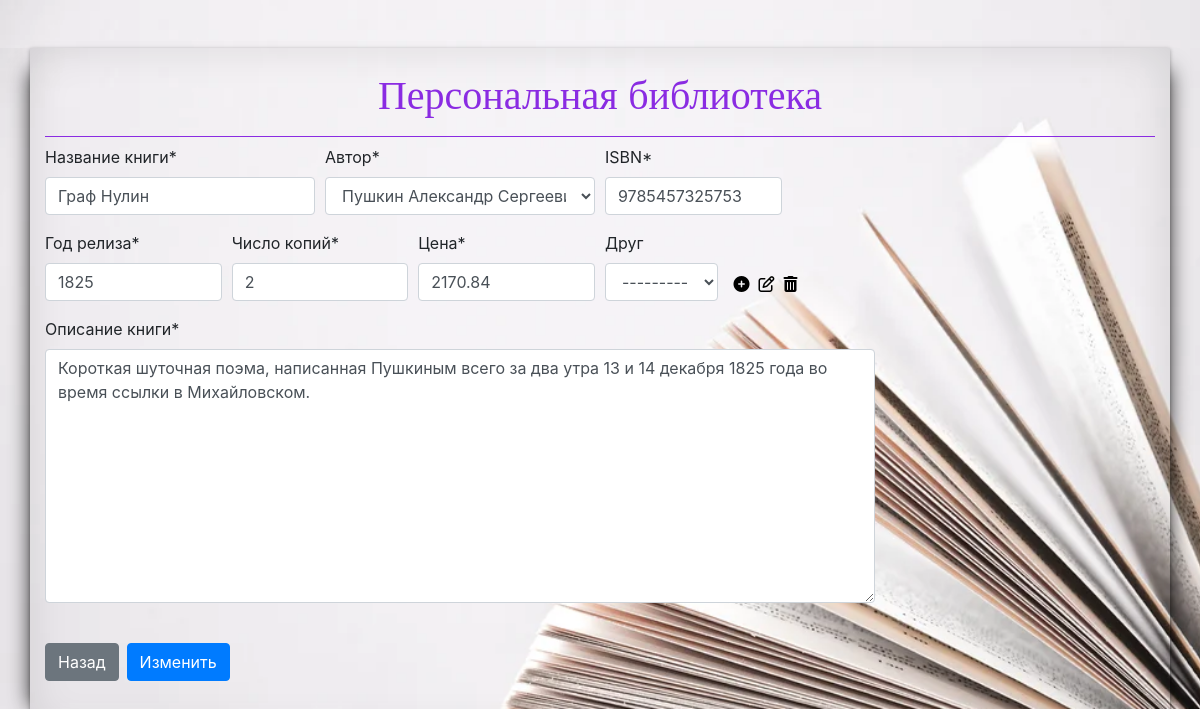
The app's page /library/book/5/update?page=1 with its own data.
### p_library/models.py (models this page shows, shortened)
class Book(models.Model):
    ISBN = models.CharField(max_length=13)
    title = models.CharField(max_length=50, unique=True,)
    description = models.TextField()
    year_release = models.SmallIntegerField()
    copy_count = models.SmallIntegerField(default=1)
    price = models.DecimalField(default=None, max_digits=19, decimal_places=2)
    author = models.ForeignKey(
        Author, on_delete=models.CASCADE, related_name='author_books')
    friend = models.ForeignKey(Friend, on_delete=models.SET_NULL,
                               related_name='friend_books', null=True, blank=True)

### p_library/views.py (the view, shortened to what this page needs)
# urls.py: path('book/<int:book_id>/update', BookUpdateView.as_view(), name='book_update'),
class BookUpdateView(SuccessMessageMixin, UpdateView, BookEditView, BookEditMixin, BookMixin):
    template_name = 'book_update.html'
    model = Book
    form_class = BookForm
    pk_url_kwarg = 'book_id'
    success_message = 'Данные книги успешно изменены'

### p_library/forms.py
class BookForm(forms.ModelForm):
    class Meta:
        model = Book
        fields = '__all__'
        labels = {
            'title': 'Название  книги',
            'description': 'Описание книги',
            'year_release': 'Год релиза',
            'copy_count':'Число копий',
            'price': 'Цена',
            'author': 'Автор',
            'friend': 'Друг'
        }
        help_text = {'title': 'Должно быть уникальным',}
        widgets = {
            'description': forms.Textarea(attrs={'cols': 3, 'rows': 10})
        }

### p_library/models.py (called while the page is built)
    def __str__(self):
        return self.full_name

    def __str__(self):
        return self.name

### p_library/views.py (called while the page is built)
    def get_context_data(self, **kwargs):
        context = super().get_context_data(**kwargs)
        context['authors'] = Author.objects.order_by('full_name')
        return context

    def get_context_data(self, **kwargs):
        context = super().get_context_data(**kwargs)
        if self.author_by == None:
            author_by = Book.objects.get(
                pk=self.kwargs['book_id'] or 1).author
            context['author_by'] = author_by
        else:
            context['author_by'] = self.author_by
        return context

    def get_context_data(self, **kwargs):
        context = super().get_context_data(**kwargs)
        context['pn'] = self.request.GET.get('page', 1)
        return context

### templates/book_update.html (shortened to what this page needs)
{% extends 'base.html' %}
{% load crispy_forms_tags %}
{% block main %}
  <form action="" method="post">
    <div class="form-row">
        <div class="form-group col-3 mb-0">
            {{ form.title|as_crispy_field }}
        </div>
        <div class="form-group col-3 mb-0">
            {{ form.author|as_crispy_field }}
        </div>
        <div class="form-group col-2 mb-0">
            {{ form.ISBN|as_crispy_field }}
        </div>
    </div>
    <div class="form-row">
        <div class="form-group col-2 mb-0">
            {{ form.year_release|as_crispy_field }}
        </div>
        <div class="form-group col-2 mb-0">
            {{ form.copy_count|as_crispy_field }}
        </div>
        <div class="form-group col-2 mb-0">
            {{ form.price|as_crispy_field }}
        </div>
        <div id="addfriend" class="form-group d-flex align-items-center col-3 mb-0">
            {{ form.friend|as_crispy_field }}
            <div class="addfriend__icons">
                <a href="{% url 'p_library:friend_edit' book_id=book.id %}"><i class="fas fa-plus-circle" data-toggle="modal" data-target="#FriendEditModal"></i></a>
                <a href=""><i class="fa fa-pencil-square-o" aria-hidden="true"></i></a>
                <a href=""><i class="fa fa-trash" aria-hidden="true"></i></a>
            </div>
        </div>
    </div>
    <div class="form-row">
        <div class="form-group col-9 mb-0">
            {{ form.description|as_crispy_field }}
        </div>
    </div>
    <div class="d-flex  mt-4">
        <a href="{% url 'p_library:books_list' author_id=author_by.id%}?page={{pn}}" class="btn btn-secondary mr-2" role="button" aria-pressed="true">Назад</a>
        <button type="submit" class="btn btn-primary">Изменить</button>
    </div>
  </form>
{% endblock main %}

### static/main.css (style rules this page uses)
html, body { height: 100%; min-height: 100%; margin: 0; padding: 0; background-image: url('img/bg.jpg'); background-size: cover; background-repeat: no-repeat; }
.addfriend__icons { width: 85px; display: flex; justify-content: space-around; padding: 6px; transform: translate(5px, 10px); }
.addfriend__icons > a { color: black; }

### records on screen
Book: title "Граф Нулин", author "Пушкин Александр Сергеевич", ISBN "9785457325753", year_release "1825", copy_count "2", price "2170.84", friend "---------", description "Короткая шуточная поэма, написанная Пушкиным всего за два утра 13 и 14 декабря 1825 года во время ссылки в Михайловском."
